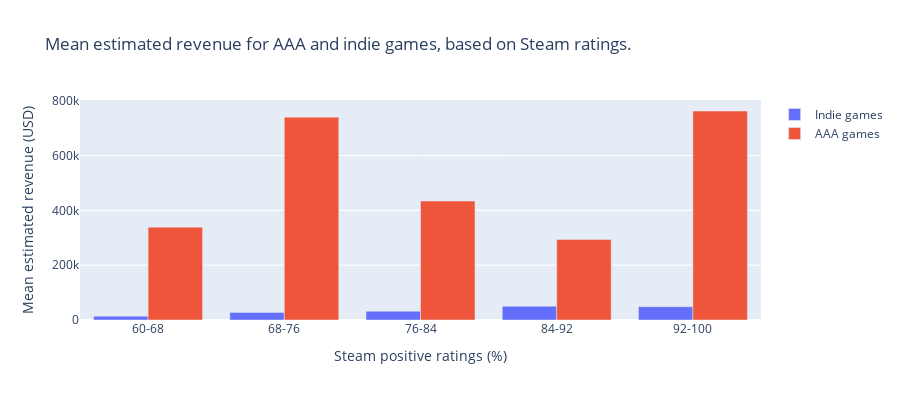

This figure's notebook cell:
### Markdown cell above
### `Estimated revenue bar plot`

The most straightforward statistic to look at for benchmarking a game's reception is its achieved revenue. Sadly, actual revenue numbers are almost exclusively hidden from the public or locked behind a paywall. This is why we used the estimated revenue from the steam trends dataset (Evlko & Sadari, 2023). For this estimate Evlko and Sadari used the 'NB number', which describes a game's sale counts per review left on that game (Carless, 2020). Review counts are a public statistic that can be found on Steam: the most popular online game platform on PC. These reviews are openly displayed on a game's store page, so this is a smart way to get around the paywall. \
We also wanted to see if a game's estimated revenue would be higher if that game was well received. For this, we calculated the percentage of positive reviews left on a game's Steam page (positive review count divided by total review count).

### Code cell
{
    "tags": [
        "hide_input",
    ]
}

df_rev = pd.read_csv('DATASETS/steam_reviews_revenue.csv')
indie = df_rev[df_rev['is_aaa'] == 0]
indie = indie[indie['review_ratio'] >= 60]
indie = indie[indie['Launch Price'] <= 60]
indie = indie[indie['Revenue Estimated'] <= 12000000]
indie['x_as'] = pd.cut(indie['review_ratio'], 5, labels=('1','2','3','4','5'))
indie = indie[['x_as', 'Revenue Estimated']]
indie['x_as2'] = indie['x_as']
indie['x_as'] = indie['x_as'].astype(float)
indie = indie.groupby(['x_as2'], observed=False).mean()
indie['x_as'] = indie['x_as'].astype(str)
indie['x_as'] = indie['x_as'].replace(['1.0','2.0','3.0','4.0','5.0'],['60-68','68-76','76-84','84-92','92-100'])

aaa = df_rev[df_rev['is_aaa'] == 1]
aaa = aaa[aaa['review_ratio'] >= 60]
aaa = aaa[aaa['Launch Price'] <= 120]
aaa = aaa[aaa['Revenue Estimated'] <= 30000000]
aaa['x_as'] = pd.cut(aaa['review_ratio'], 5, labels=('1','2','3','4','5'))
aaa = aaa[['x_as', 'Revenue Estimated']]
aaa['x_as2'] = aaa['x_as']
aaa['x_as'] = aaa['x_as'].astype(float)
aaa = aaa.groupby(['x_as2'], observed= False).mean()
aaa['x_as'] = aaa['x_as'].astype(str)
aaa['x_as'] = aaa['x_as'].replace(['1.0','2.0','3.0','4.0','5.0'],['60-68','68-76','76-84','84-92','92-100'])

trace =[
    go.Bar(name='Indie games', x = indie['x_as'], y = indie['Revenue Estimated']),
    go.Bar(name='AAA games', x = aaa['x_as'], y = aaa['Revenue Estimated'])
]
layout = go.Layout(
    xaxis=go.layout.XAxis(
        type='category'
    )
)
fig = go.Figure(data=trace, layout=layout)
fig.update_layout(
    title_text='Mean estimated revenue for AAA and indie games, based on Steam ratings.',
    xaxis_title='Steam positive ratings (%)',
    yaxis_title='Mean estimated revenue (USD)',
    height=400
)
fig.show()

### Figure 1 — Plotly figure (JSON) as saved in the notebook; plotly's stock layout.template omitted (floating-point values rounded to 4 significant figures)
{"data": [{"name": "Indie games", "type": "bar", "x": ["60-68", "68-76", "76-84", "84-92", "92-100"], "y": [13950.0, 27790.0, 32100.0, 50370.0, 48570.0]}, {"name": "AAA games", "type": "bar", "x": ["60-68", "68-76", "76-84", "84-92", "92-100"], "y": [338500.0, 740000.0, 433900.0, 294000.0, 762400.0]}], "layout": {"height": 400, "title": {"text": "Mean estimated revenue for AAA and indie games, based on Steam ratings."}, "xaxis": {"title": {"text": "Steam positive ratings (%)"}, "type": "category"}, "yaxis": {"title": {"text": "Mean estimated revenue (USD)"}}}}
